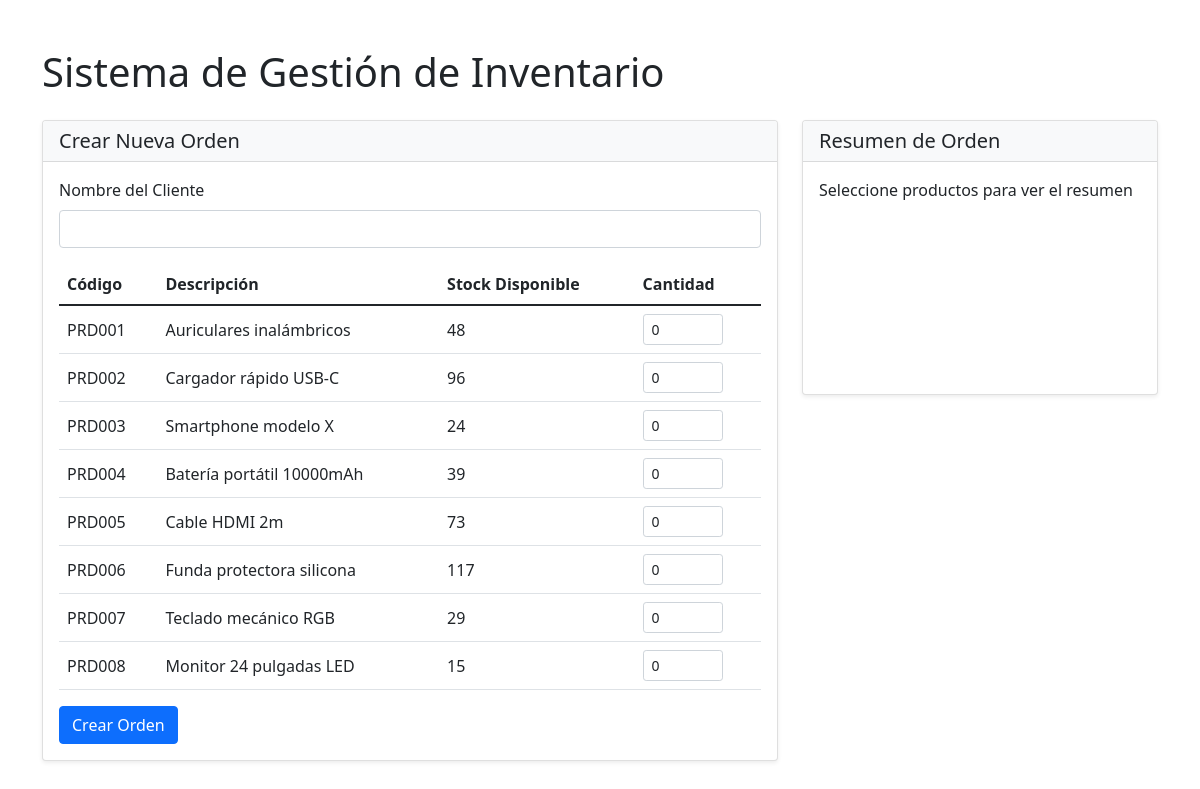
Before: / with the older database file.
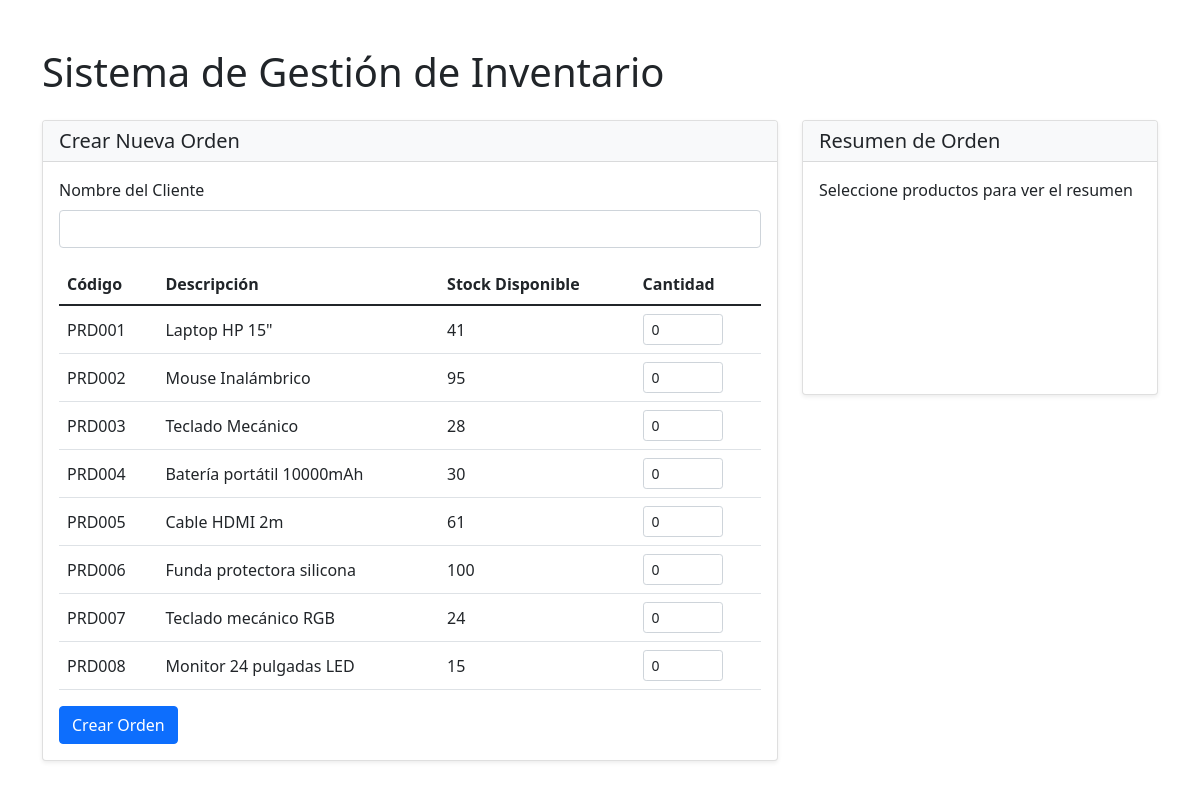
After: the same page with the newer database file.
### tables this page shows
CREATE TABLE ingresos_productos (
  id INTEGER PRIMARY KEY AUTOINCREMENT,
  codigo_producto TEXT NOT NULL,
  descripcion TEXT,
  cantidad INTEGER NOT NULL,
  fecha_ingreso DATE,
  proveedor TEXT
);

### api/main.py (the view)
@app.get("/", response_class=HTMLResponse)
async def home(request: Request):
    try:
        print("Attempting to connect to database...")
        conn = get_connection()
        if conn is None:
            print("Failed to connect to database")
            return HTMLResponse(content="Database connection failed", status_code=500)
        cursor = conn.cursor()
        cursor.execute('SELECT codigo_producto, descripcion, cantidad FROM ingresos_productos')
        products = cursor.fetchall()
        print(f"Found {len(products)} products")
        conn.close()
        return templates.TemplateResponse(
            "index.html",
            {"request": request, "products": products}
        )
    except Exception as e:
        print(f"Error in home route: {str(e)}")
        return JSONResponse(
            {"status": "error", "message": "Error loading products"},
            status_code=500
        )

### templates/index.html (shortened to what this page needs)
<!DOCTYPE html>
<html lang="en">
<head>
    <link href="https://cdn.jsdelivr.net/npm/bootstrap@5.1.3/dist/css/bootstrap.min.css" rel="stylesheet">
    <link rel="stylesheet" href="{{ url_for('static', path='css/styles.css') }}">
</head>
<body>
    <div class="container my-5">
        <h1 class="mb-4">Sistema de Gestión de Inventario</h1>
        <div class="row">
            <div class="col-md-8">
                <div class="card">
                    <div class="card-header">
                        <h5 class="card-title mb-0">Crear Nueva Orden</h5>
                    </div>
                    <div class="card-body">
                        <form id="orderForm">
                            <div class="mb-3">
                                <label for="cliente" class="form-label">Nombre del Cliente</label>
                                <input type="text" class="form-control" id="cliente" name="cliente" required>
                            </div>
                            <table class="table">
                                <thead>
                                    <tr>
                                        <th>Código</th>
                                        <th>Descripción</th>
                                        <th>Stock Disponible</th>
                                        <th>Cantidad</th>
                                    </tr>
                                </thead>
                                <tbody>
                                    {% for product in products %}
                                    <tr>
                                        <td>{{ product[0] }}</td>
                                        <td>{{ product[1] }}</td>
                                        <td>{{ product[2] }}</td>
                                        <td>
                                            <input type="number"
                                                class="form-control form-control-sm quantity-input"
                                                name="cantidad_{{ product[0] }}"
                                                min="0"
                                                max="{{ product[2] }}"
                                                value="0">
                                        </td>
                                    </tr>
                                    {% endfor %}
                                </tbody>
                            </table>
                            <button type="submit" class="btn btn-primary">Crear Orden</button>
                        </form>
                    </div>
                </div>
            </div>
            <div class="col-md-4">
                <div class="card">
                    <div class="card-header">
                        <h5 class="card-title mb-0">Resumen de Orden</h5>
                    </div>
                    <div class="card-body">
                        <div id="orderSummary">
                            <p>Seleccione productos para ver el resumen</p>
                        </div>
                    </div>
                </div>
            </div>
        </div>
    </div>
</body>
</html>

### static/css/styles.css (style rules this page uses)
.quantity-input { width: 80px; }
.table td { vertical-align: middle; }
#orderSummary { min-height: 200px; }
.card { box-shadow: 0 0.125rem 0.25rem rgba(0, 0, 0, 0.075); }
.card-header { background-color: #f8f9fa; }

Changed rows visible on the page:
changed ingresos_productos "PRD001": descripcion "Auriculares inalámbricos" → "Laptop HP 15\""; cantidad "48" → "41"
changed ingresos_productos "PRD002": descripcion "Cargador rápido USB-C" → "Mouse Inalámbrico"; cantidad "96" → "95"
changed ingresos_productos "PRD003": descripcion "Smartphone modelo X" → "Teclado Mecánico"; cantidad "24" → "28"
changed ingresos_productos "PRD004": cantidad "39" → "30"
changed ingresos_productos "PRD005": cantidad "73" → "61"
changed ingresos_productos "PRD006": cantidad "117" → "100"
changed ingresos_productos "PRD007": cantidad "29" → "24"
